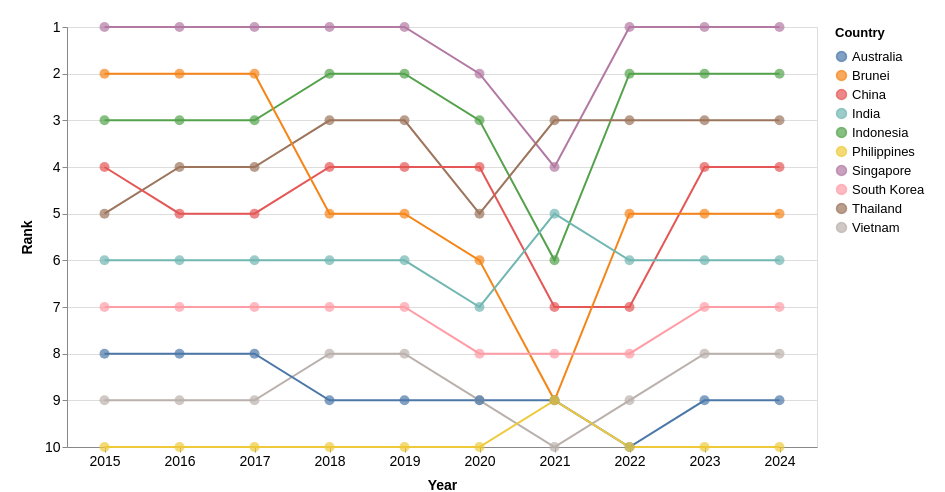

This figure's Vega-Lite source:
### Vega-Lite specification from a JSON file in a GitHub repository (floating-point values rounded to 4 significant figures)
{"$schema": "https://vega.github.io/schema/vega-lite/v5.json", "width": 750, "height": 420, "data": {"values": [{"Country": "Singapore", "year": 2024, "Visitors": 4276007, "rank": 1}, {"Country": "Singapore", "year": 2023, "Visitors": 8308230, "rank": 1}, {"Country": "Singapore", "year": 2022, "Visitors": 5222991, "rank": 1}, {"Country": "Singapore", "year": 2021, "Visitors": 16308, "rank": 4}, {"Country": "Singapore", "year": 2020, "Visitors": 1545255, "rank": 2}, {"Country": "Singapore", "year": 2019, "Visitors": 10163882, "rank": 1}, {"Country": "Singapore", "year": 2018, "Visitors": 10615986, "rank": 1}, {"Country": "Singapore", "year": 2017, "Visitors": 12441713, "rank": 1}, {"Country": "Singapore", "year": 2016, "Visitors": 13272961, "rank": 1}, {"Country": "Singapore", "year": 2015, "Visitors": 12930754, "rank": 1}, {"Country": "Indonesia", "year": 2024, "Visitors": 1786630, "rank": 2}, {"Country": "Indonesia", "year": 2023, "Visitors": 3108165, "rank": 2}, {"Country": "Indonesia", "year": 2022, "Visitors": 1481739, "rank": 2}, {"Country": "Indonesia", "year": 2021, "Visitors": 11025, "rank": 6}, {"Country": "Indonesia", "year": 2020, "Visitors": 711723, "rank": 3}, {"Country": "Indonesia", "year": 2019, "Visitors": 3623277, "rank": 2}, {"Country": "Indonesia", "year": 2018, "Visitors": 3277689, "rank": 2}, {"Country": "Indonesia", "year": 2017, "Visitors": 2796570, "rank": 3}, {"Country": "Indonesia", "year": 2016, "Visitors": 3049964, "rank": 3}, {"Country": "Indonesia", "year": 2015, "Visitors": 2788033, "rank": 3}, {"Country": "Thailand", "year": 2024, "Visitors": 813783, "rank": 3}, {"Country": "Thailand", "year": 2023, "Visitors": 1551282, "rank": 3}, {"Country": "Thailand", "year": 2022, "Visitors": 715528, "rank": 3}, {"Country": "Thailand", "year": 2021, "Visitors": 59607, "rank": 3}, {"Country": "Thailand", "year": 2020, "Visitors": 394413, "rank": 5}, {"Country": "Thailand", "year": 2019, "Visitors": 1884306, "rank": 3}, {"Country": "Thailand", "year": 2018, "Visitors": 1914692, "rank": 3}, {"Country": "Thailand", "year": 2017, "Visitors": 1836522, "rank": 4}, {"Country": "Thailand", "year": 2016, "Visitors": 1780800, "rank": 4}, {"Country": "Thailand", "year": 2015, "Visitors": 1343569, "rank": 5}, {"Country": "China", "year": 2024, "Visitors": 1449711, "rank": 4}, {"Country": "China", "year": 2023, "Visitors": 1474114, "rank": 4}, {"Country": "China", "year": 2022, "Visitors": 211363, "rank": 7}, {"Country": "China", "year": 2021, "Visitors": 7701, "rank": 7}, {"Country": "China", "year": 2020, "Visitors": 405149, "rank": 4}, {"Country": "China", "year": 2019, "Visitors": 3114257, "rank": 4}, {"Country": "China", "year": 2018, "Visitors": 2944133, "rank": 4}, {"Country": "China", "year": 2017, "Visitors": 2281666, "rank": 5}, {"Country": "China", "year": 2016, "Visitors": 2124942, "rank": 5}, {"Country": "China", "year": 2015, "Visitors": 1677163, "rank": 4}, {"Country": "Brunei", "year": 2024, "Visitors": 565999, "rank": 5}, {"Country": "Brunei", "year": 2023, "Visitors": 811833, "rank": 5}, {"Country": "Brunei", "year": 2022, "Visitors": 301757, "rank": 5}, {"Country": "Brunei", "year": 2021, "Visitors": 773, "rank": 9}, {"Country": "Brunei", "year": 2020, "Visitors": 136020, "rank": 6}, {"Country": "Brunei", "year": 2019, "Visitors": 1216123, "rank": 5}, {"Country": "Brunei", "year": 2018, "Visitors": 1382031, "rank": 5}, {"Country": "Brunei", "year": 2017, "Visitors": 1660506, "rank": 2}, {"Country": "Brunei", "year": 2016, "Visitors": 1391016, "rank": 2}, {"Country": "Brunei", "year": 2015, "Visitors": 1133555, "rank": 2}, {"Country": "India", "year": 2024, "Visitors": 537493, "rank": 6}, {"Country": "India", "year": 2023, "Visitors": 671846, "rank": 6}, {"Country": "India", "year": 2022, "Visitors": 324548, "rank": 6}, {"Country": "India", "year": 2021, "Visitors": 3916, "rank": 5}, {"Country": "India", "year": 2020, "Visitors": 155883, "rank": 7}, {"Country": "India", "year": 2019, "Visitors": 735309, "rank": 6}, {"Country": "India", "year": 2018, "Visitors": 600311, "rank": 6}, {"Country": "India", "year": 2017, "Visitors": 552739, "rank": 6}, {"Country": "India", "year": 2016, "Visitors": 638578, "rank": 6}, {"Country": "India", "year": 2015, "Visitors": 722141, "rank": 6}, {"Country": "South Korea", "year": 2024, "Visitors": 232711, "rank": 7}, {"Country": "South Korea", "year": 2023, "Visitors": 400853, "rank": 7}, {"Country": "South Korea", "year": 2022, "Visitors": 146384, "rank": 8}, {"Country": "South Korea", "year": 2021, "Visitors": 3028, "rank": 8}, {"Country": "South Korea", "year": 2020, "Visitors": 119750, "rank": 8}, {"Country": "South Korea", "year": 2019, "Visitors": 673065, "rank": 7}, {"Country": "South Korea", "year": 2018, "Visitors": 616783, "rank": 7}, {"Country": "South Korea", "year": 2017, "Visitors": 484528, "rank": 7}, {"Country": "South Korea", "year": 2016, "Visitors": 444439, "rank": 7}, {"Country": "South Korea", "year": 2015, "Visitors": 421161, "rank": 7}, {"Country": "Vietnam", "year": 2024, "Visitors": 137344, "rank": 8}, {"Country": "Vietnam", "year": 2023, "Visitors": 286083, "rank": 8}, {"Country": "Vietnam", "year": 2022, "Visitors": 123931, "rank": 9}, {"Country": "Vietnam", "year": 2021, "Visitors": 14136, "rank": 10}, {"Country": "Vietnam", "year": 2020, "Visitors": 71622, "rank": 9}, {"Country": "Vietnam", "year": 2019, "Visitors": 892716, "rank": 8}, {"Country": "Vietnam", "year": 2018, "Visitors": 786327, "rank": 8}, {"Country": "Vietnam", "year": 2017, "Visitors": 638135, "rank": 9}, {"Country": "Vietnam", "year": 2016, "Visitors": 703737, "rank": 9}, {"Country": "Vietnam", "year": 2015, "Visitors": 646891, "rank": 9}, {"Country": "Australia", "year": 2024, "Visitors": 159318, "rank": 9}, {"Country": "Australia", "year": 2023, "Visitors": 276477, "rank": 9}, {"Country": "Australia", "year": 2022, "Visitors": 118598, "rank": 10}, {"Country": "Australia", "year": 2021, "Visitors": 33451, "rank": 9}, {"Country": "Australia", "year": 2020, "Visitors": 195146, "rank": 9}, {"Country": "Australia", "year": 2019, "Visitors": 1282782, "rank": 9}, {"Country": "Australia", "year": 2018, "Visitors": 1034871, "rank": 9}, {"Country": "Australia", "year": 2017, "Visitors": 899202, "rank": 8}, {"Country": "Australia", "year": 2016, "Visitors": 737115, "rank": 8}, {"Country": "Australia", "year": 2015, "Visitors": 714047, "rank": 8}, {"Country": "Philippines", "year": 2024, "Visitors": 60100, "rank": 10}, {"Country": "Philippines", "year": 2023, "Visitors": 137781, "rank": 10}, {"Country": "Philippines", "year": 2022, "Visitors": 86462, "rank": 10}, {"Country": "Philippines", "year": 2021, "Visitors": 10229, "rank": 9}, {"Country": "Philippines", "year": 2020, "Visitors": 53889, "rank": 10}, {"Country": "Philippines", "year": 2019, "Visitors": 1114257, "rank": 10}, {"Country": "Philippines", "year": 2018, "Visitors": 1167375, "rank": 10}, {"Country": "Philippines", "year": 2017, "Visitors": 1066461, "rank": 10}, {"Country": "Philippines", "year": 2016, "Visitors": 1029488, "rank": 10}, {"Country": "Philippines", "year": 2015, "Visitors": 957408, "rank": 10}]}, "layer": [{"mark": "line", "encoding": {"x": {"field": "year", "type": "ordinal", "title": "Year", "axis": {"labelAngle": 0}}, "y": {"field": "rank", "type": "quantitative", "axis": {"labelAngle": 0}, "title": "Rank", "scale": {"domain": [1, 10], "reverse": true}}, "color": {"field": "Country", "type": "nominal", "title": "Country"}}}, {"mark": {"type": "point", "filled": true, "size": 100}, "encoding": {"x": {"field": "year", "type": "ordinal", "title": "Year"}, "y": {"field": "rank", "type": "quantitative", "title": "Rank", "scale": {"domain": [1, 10], "reverse": true}}, "color": {"field": "Country", "type": "nominal", "title": "Country"}, "tooltip": [{"field": "Country", "type": "nominal", "title": "Country"}, {"field": "year", "type": "ordinal", "title": "Year"}, {"field": "Visitors", "type": "quantitative", "title": "Number of Visitors", "format": ",d"}, {"field": "rank", "type": "quantitative", "title": "Rank"}]}}], "config": {"legend": {"titleFontSize": 13, "titlePadding": 10, "labelFontSize": 13}, "axis": {"titleFontSize": 14, "titlePadding": 10, "labelFontSize": 14}}, "padding": {"top": 20, "left": 20, "right": 20}}
